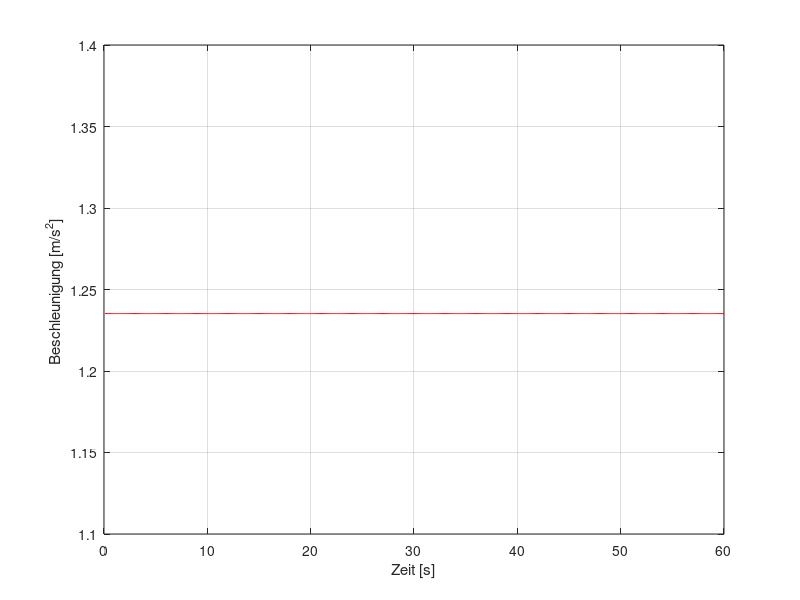
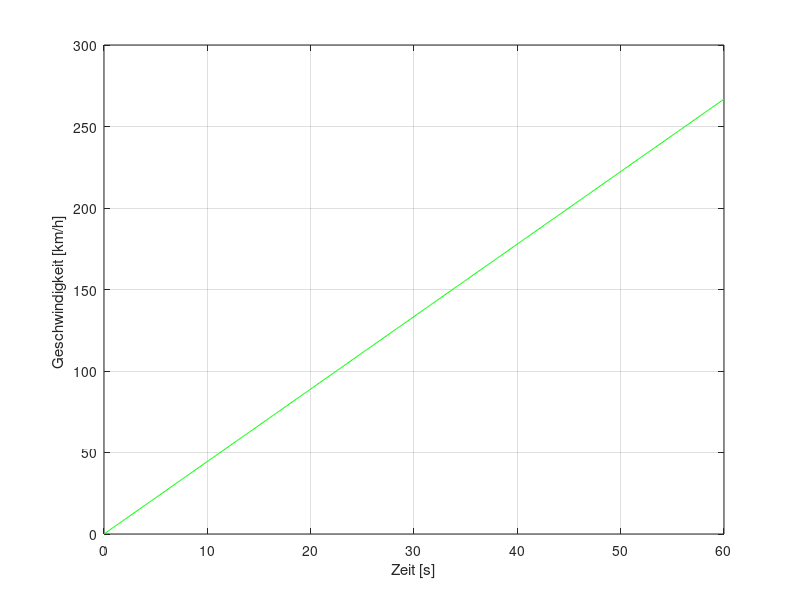
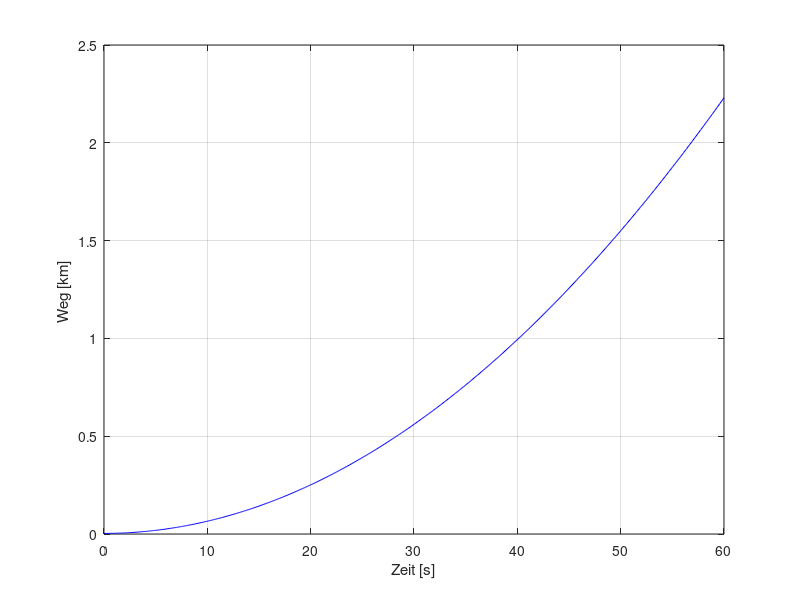

Here is the MATLAB script that generated these plots, in order:
%30.07.2024
%Übung Sim mit Auto

clear all;
tic;


delta_t = 0.1;   % [s] Schrittweite

sim_t = 60;      % [s] Sim Zeit

m = 1500;         % [kg] Masse

k_reib = 0.01;    %Reibungszahl

g = 9.81;         %[m/s^2] Erdbeschleungigung

t = [0:delta_t:sim_t];  % [s]

F = zeros(size(t)) + 2000;
F_gesamt = zeros(size(t));    % [N]

a = zeros(size(t)); % [m/s^2]

v = zeros(size(t)); % [m/s]

s = zeros(size(t)); % [m]

%--------Startbedingungen-------

s(1) = 3; % [m] Startposition
v(1) = 0; % [m/s] Startgeschwindigkeit

%--------Transiente Berechnung-------

for i_step = 2:length(t);

  F_gesamt = (F(i_step) - k_reib * m * g);

  a(i_step) = F_gesamt/m;

  v(i_step) = a(i_step) * delta_t + v(i_step - 1);

  s(i_step) = v(i_step) * delta_t + s(i_step - 1);

end % i_step


%-------Postprocessing-------

figure(1);
clf;

plot(t(2:end),a(2:end),'r');
hold on;
xlabel('Zeit [s]')
ylabel('Beschleunigung [m/s^2] ')
grid on;

figure(2);
clf;

plot(t,v*3.6,'g');
xlabel('Zeit [s]')
ylabel('Geschwindigkeit [km/h] ')
grid on;

figure(3);
clf;

plot(t,s/1000,'b');
xlabel('Zeit [s]')
ylabel('Weg [km] ')
grid on;

toc


